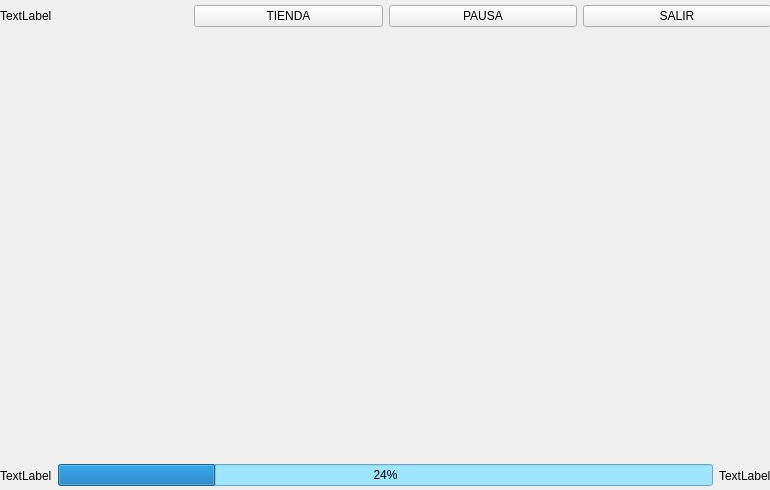
<?xml version="1.0" encoding="UTF-8"?>
<ui version="4.0">
 <class>MainWindow</class>
 <widget class="QMainWindow" name="MainWindow">
  <property name="geometry">
   <rect>
    <x>0</x>
    <y>0</y>
    <width>770</width>
    <height>490</height>
   </rect>
  </property>
  <property name="windowTitle">
   <string>MainWindow</string>
  </property>
  <widget class="QWidget" name="centralwidget">
   <widget class="QWidget" name="layoutWidget">
    <property name="geometry">
     <rect>
      <x>0</x>
      <y>0</y>
      <width>771</width>
      <height>32</height>
     </rect>
    </property>
    <layout class="QHBoxLayout" name="horizontalLayout">
     <item>
      <widget class="QLabel" name="labelpuntaje">
       <property name="autoFillBackground">
        <bool>false</bool>
       </property>
       <property name="frameShape">
        <enum>QFrame::NoFrame</enum>
       </property>
       <property name="lineWidth">
        <number>2</number>
       </property>
       <property name="text">
        <string>TextLabel</string>
       </property>
      </widget>
     </item>
     <item>
      <widget class="QPushButton" name="tiendaButton">
       <property name="enabled">
        <bool>true</bool>
       </property>
       <property name="mouseTracking">
        <bool>false</bool>
       </property>
       <property name="text">
        <string>TIENDA</string>
       </property>
       <property name="flat">
        <bool>false</bool>
       </property>
      </widget>
     </item>
     <item>
      <widget class="QPushButton" name="pauseButton">
       <property name="text">
        <string>PAUSA</string>
       </property>
      </widget>
     </item>
     <item>
      <widget class="QPushButton" name="salirButton">
       <property name="text">
        <string>SALIR</string>
       </property>
      </widget>
     </item>
    </layout>
   </widget>
   <widget class="QWidget" name="layoutWidget">
    <property name="geometry">
     <rect>
      <x>0</x>
      <y>460</y>
      <width>771</width>
      <height>31</height>
     </rect>
    </property>
    <layout class="QHBoxLayout" name="horizontalLayout_2">
     <item>
      <widget class="QLabel" name="labelnivel">
       <property name="frameShape">
        <enum>QFrame::NoFrame</enum>
       </property>
       <property name="lineWidth">
        <number>2</number>
       </property>
       <property name="text">
        <string>TextLabel</string>
       </property>
      </widget>
     </item>
     <item>
      <widget class="QProgressBar" name="experienceBar">
       <property name="autoFillBackground">
        <bool>false</bool>
       </property>
       <property name="styleSheet">
        <string notr="true">background-color: rgb(158, 229, 255);</string>
       </property>
       <property name="value">
        <number>24</number>
       </property>
       <property name="textVisible">
        <bool>true</bool>
       </property>
       <property name="invertedAppearance">
        <bool>false</bool>
       </property>
      </widget>
     </item>
     <item>
      <widget class="QLabel" name="labelprogreso">
       <property name="autoFillBackground">
        <bool>false</bool>
       </property>
       <property name="frameShape">
        <enum>QFrame::NoFrame</enum>
       </property>
       <property name="lineWidth">
        <number>2</number>
       </property>
       <property name="text">
        <string>TextLabel</string>
       </property>
      </widget>
     </item>
    </layout>
   </widget>
  </widget>
 </widget>
 <resources/>
 <connections/>
</ui>
